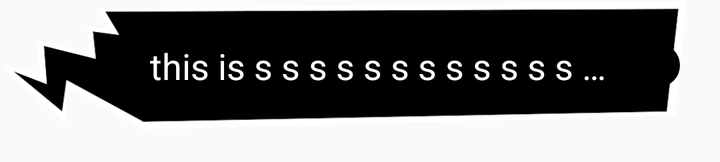
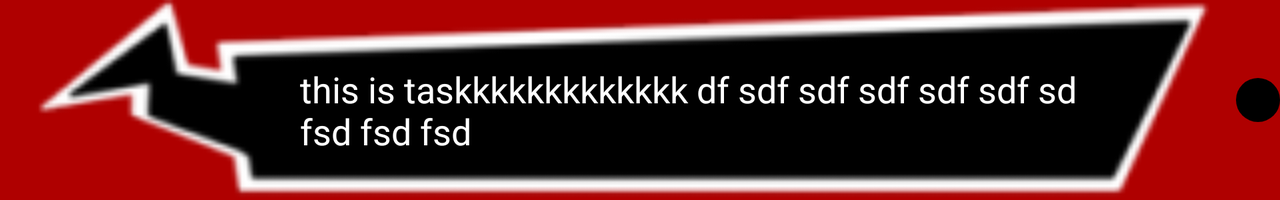

First picture: res/layout/ on a phone held upright. Second picture: the repository's own variant of that layout, on a device whose configuration matches the variant's folder. Source for both follows.
<!-- AndroidManifest.xml: application theme AppTheme -->
<!-- res/layout/task_layout.xml -->
<?xml version="1.0" encoding="utf-8"?>
<LinearLayout
    xmlns:android="http://schemas.android.com/apk/res/android"
    xmlns:app="http://schemas.android.com/apk/res-auto"
    xmlns:tools="http://schemas.android.com/tools"
    android:layout_width="match_parent"
    android:layout_height="wrap_content"
    android:orientation="vertical" >

    <android.support.constraint.ConstraintLayout
        android:layout_width="match_parent"
        android:layout_height="wrap_content"
        android:id="@+id/task_root_layout"
        android:paddingBottom="16dp" >

        <ImageView
            android:layout_width="wrap_content"
            android:layout_height="65dp"
            android:scaleType="fitXY"
            android:src="@drawable/black_dialog"
            app:layout_constraintLeft_toLeftOf="parent"
            app:layout_constraintTop_toTopOf="parent"
            android:id="@+id/task_layout_dialog_bubble"
            android:paddingRight="16dp"
            android:paddingEnd="16dp"
            android:paddingLeft="0dp"
            android:paddingStart="0dp" />

        <TextView
            android:layout_width="wrap_content"
            android:layout_height="wrap_content"
            android:id="@+id/task_content_view"
            tools:text="this is s s s s s s s s s s s s s s s s s s s s s "
            android:textAppearance="?android:textAppearanceMedium"
            android:ellipsize="end"
            android:maxLines="1"
            android:textColor="@color/p5_white"
            android:layout_centerVertical="true"
            app:layout_constraintTop_toTopOf="@+id/task_layout_dialog_bubble"
            app:layout_constraintBottom_toBottomOf="@+id/task_layout_dialog_bubble"
            app:layout_constraintLeft_toLeftOf="@+id/task_layout_dialog_bubble"
            android:layout_marginTop="8dp"
            android:layout_marginBottom="8dp"
            android:paddingRight="55dp"
            android:paddingStart="75dp"
            android:paddingLeft="75dp"
            android:paddingEnd="55dp"
            app:layout_constraintVertical_bias="0.509" />



        <TextView
            android:layout_width="22dp"
            android:layout_height="22dp"
            android:id="@+id/task_priority_view"
            android:background="@drawable/priority_circle"
            android:textColor="@android:color/primary_text_light"
            android:layout_gravity="center"
            android:gravity="center"
            android:textAlignment="center"
            android:layout_centerInParent="true"
            android:layout_marginRight="20dp"
            android:layout_marginEnd="20dp"
            app:layout_constraintRight_toRightOf="@+id/task_content_view"
            app:layout_constraintTop_toTopOf="@+id/task_layout_dialog_bubble"
            app:layout_constraintBottom_toBottomOf="@+id/task_layout_dialog_bubble" />


    </android.support.constraint.ConstraintLayout>

    
        
        
        
        
        
        
        
        

</LinearLayout>
<!-- resources referenced by this layout -->
<resources>
  <color name="p5_white">#FFFFFF</color>
  <!-- drawable black_dialog: png bitmap (drawable, 9483 bytes) -->
  <!-- drawable priority_circle (drawable) -->
  <?xml version="1.0" encoding="utf-8"?>
  <shape
      xmlns:android="http://schemas.android.com/apk/res/android"
      android:shape="oval">
      <solid
          android:color="@android:color/black"/>
  </shape>
  <style name="AppTheme" parent="Theme.AppCompat.Light.NoActionBar">
          
          <item name="colorPrimary">@color/colorPrimary</item>
          <item name="colorPrimaryDark">@color/p5_light_red</item>
          <item name="colorAccent">@color/colorAccent</item>
      </style>
  <color name="colorPrimary">#3F51B5</color>
  <color name="p5_light_red">#AF0000</color>
  <color name="colorAccent">#B71C1C</color>
</resources>
<!-- res/layout-land/task_layout.xml (the repository's variant of the layout above) -->
<!-- drawn on the phone turned sideways -->
<?xml version="1.0" encoding="utf-8"?>
<RelativeLayout
    xmlns:android="http://schemas.android.com/apk/res/android"
    android:layout_width="match_parent"
    android:layout_height="wrap_content"
    xmlns:tools="http://schemas.android.com/tools"
    android:id="@+id/task_root_layout"
    android:background="@color/p5_light_red" >



    <ImageView
        android:layout_width="match_parent"
        android:layout_height="100dp"
        android:src="@drawable/text_black_long" />

    <TextView
        android:layout_width="wrap_content"
        android:layout_height="wrap_content"
        android:id="@+id/task_content_view"
        tools:text="this is taskkkkkkkkkkkkk df sdf sdf sdf sdf sdf sd fsd fsd fsd "
        android:textAppearance="?android:textAppearanceMedium"
        android:ellipsize="end"
        android:maxLines="2"
        android:paddingRight="100dp"
        android:paddingLeft="150dp"
        android:paddingTop="10dp"
        android:textColor="@color/p5_white"
        android:layout_centerVertical="true" />

    <TextView
        android:layout_width="22dp"
        android:layout_height="22dp"
        android:id="@+id/task_priority_view"
        android:background="@drawable/priority_circle"
        android:textColor="@android:color/primary_text_light"
        android:layout_gravity="center"
        android:gravity="center"
        android:textAlignment="center"
        android:layout_centerInParent="true"
        android:layout_alignParentRight="true" />


    
    
    
    

</RelativeLayout>
<!-- resources referenced by the variant -->
<!-- as the phone turned sideways resolves them -->
<resources>
  <color name="p5_light_red">#AF0000</color>
  <color name="p5_white">#FFFFFF</color>
  <!-- drawable priority_circle (drawable) -->
  <?xml version="1.0" encoding="utf-8"?>
  <shape
      xmlns:android="http://schemas.android.com/apk/res/android"
      android:shape="oval">
      <solid
          android:color="@android:color/black"/>
  </shape>
  <!-- drawable text_black_long: png bitmap (drawable, 6235 bytes) -->
  <style name="AppTheme" parent="Theme.AppCompat.Light.NoActionBar">
          
          <item name="colorPrimary">@color/colorPrimary</item>
          <item name="colorPrimaryDark">@color/p5_light_red</item>
          <item name="colorAccent">@color/colorAccent</item>
      </style>
  <color name="colorPrimary">#3F51B5</color>
  <color name="colorAccent">#B71C1C</color>
</resources>
